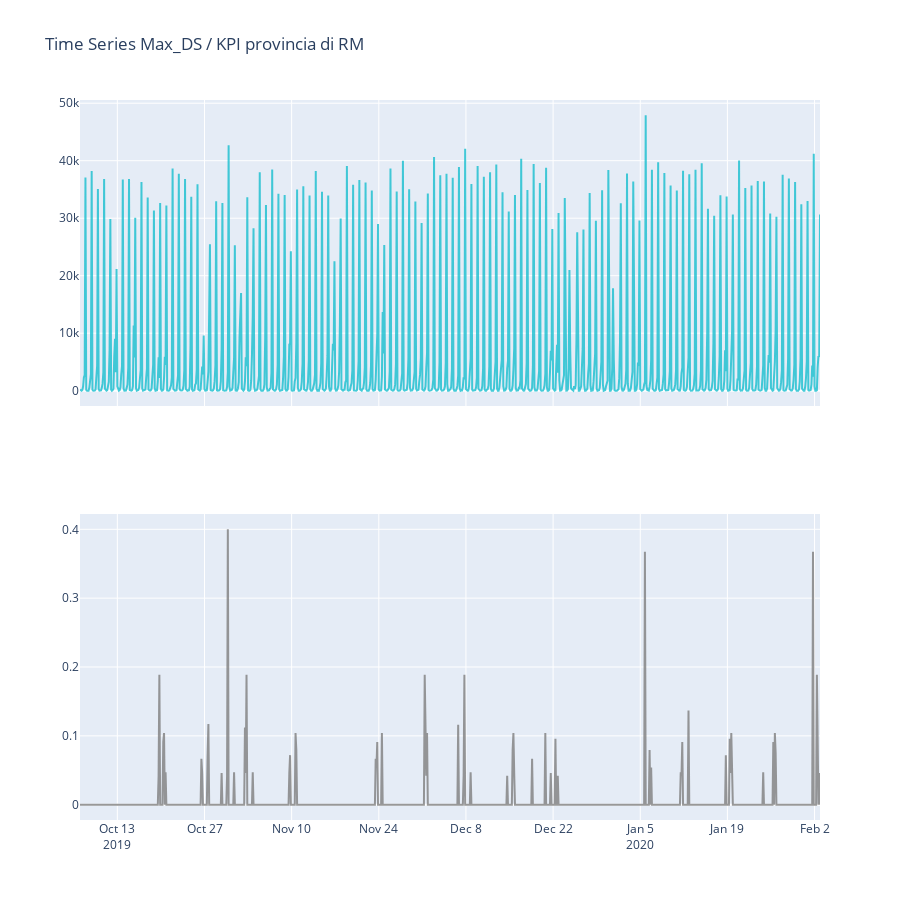

The notebook cell this image was saved under:
### Code cell
df = pd.read_csv('./datasets/to_train.csv', keep_default_na=False, na_values=['_'])
df.drop('REGIONE',axis=1,inplace=True)

plot_time_series_traffic(df,'RM')

### Figure 1 — Plotly figure (JSON) as saved in the notebook; plotly's stock layout.template omitted (floating-point values rounded to 4 significant figures; data arrays with more than 128 entries replaced by an {"elided": "..."} marker saying what was removed)
{"data": [{"line": {"color": "#17BECF"}, "name": "MAX_DS", "opacity": 0.8, "type": "scatter", "x": {"elided": "952 str values"}, "xaxis": "x", "y": {"elided": "952 float values"}, "yaxis": "y"}, {"line": {"color": "#7F7F7F"}, "name": "KPI", "opacity": 0.8, "type": "scatter", "x": {"elided": "952 str values"}, "xaxis": "x2", "y": {"elided": "952 float values"}, "yaxis": "y2"}], "layout": {"height": 900, "showlegend": false, "title": {"text": "Time Series Max_DS / KPI provincia di RM"}, "xaxis": {"anchor": "y", "domain": [0, 1], "matches": "x2", "showticklabels": false}, "xaxis2": {"anchor": "y2", "domain": [0, 1]}, "yaxis": {"anchor": "x", "domain": [0.575, 1]}, "yaxis2": {"anchor": "x2", "domain": [0, 0.425]}}}
